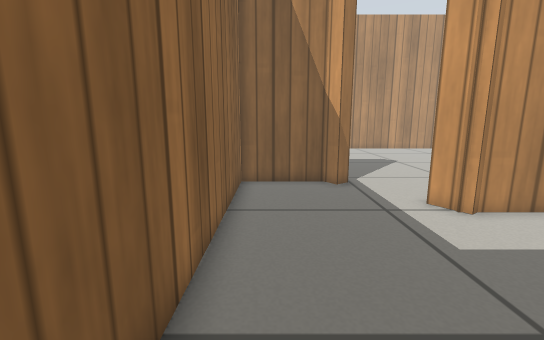
view 1 (above)

14 first-person views from a walk through a robot-simulator world made for Gazebo. The camera is 0.53 m above the floor, tilts 10° down and sees 90° across. The floor is counted in squares, 0.2 m on a side. Each view is taken from the middle of a square. On the plan, view 1 faces up. The plan holds only what a view shows up to about 19 squares ahead; the rest is blank. Gazebo's built-in surfaces are drawn with simple patterns.

view 2
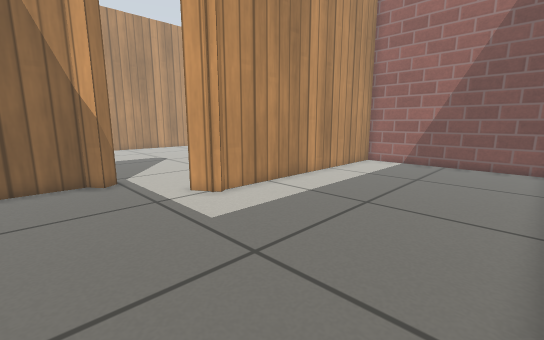

view 3
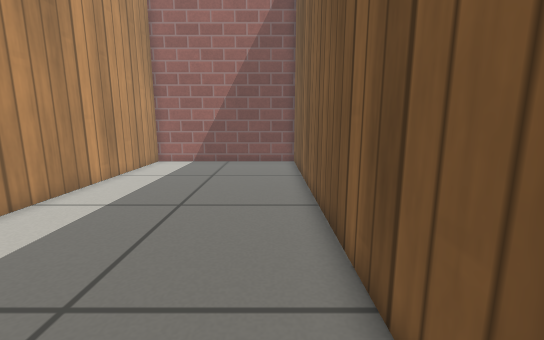

view 4
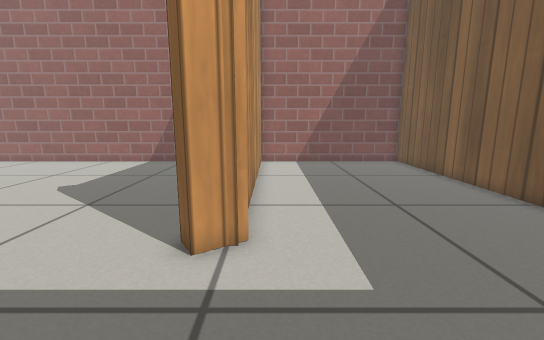

view 5
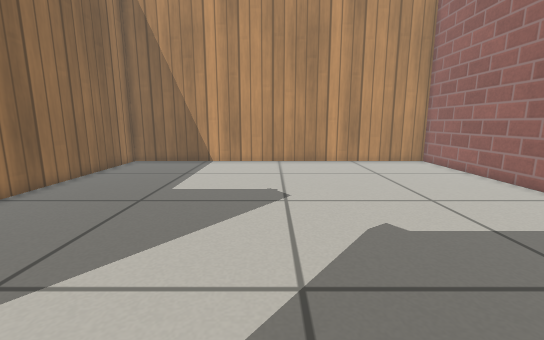

view 6
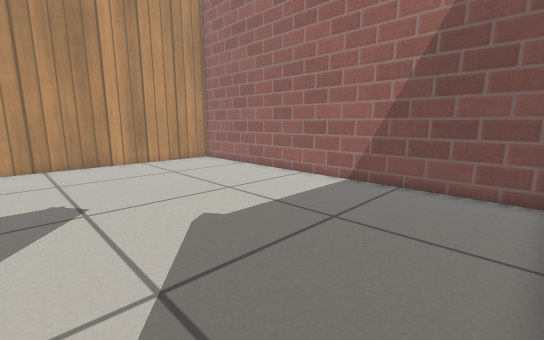

view 7
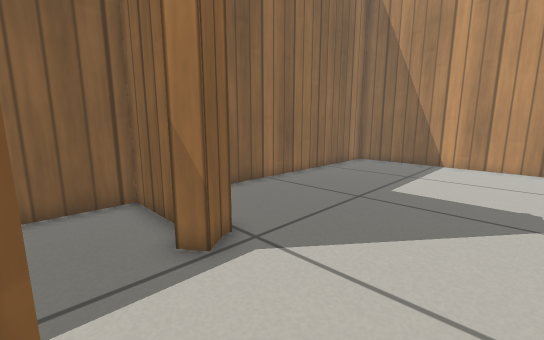

view 8
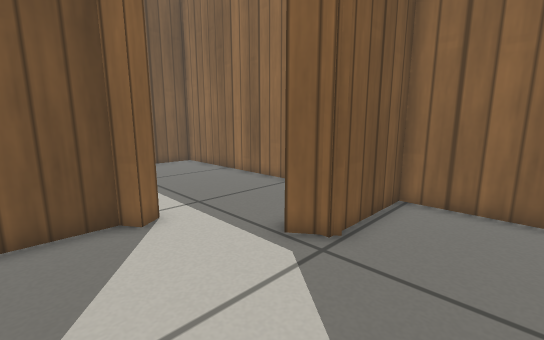

view 9
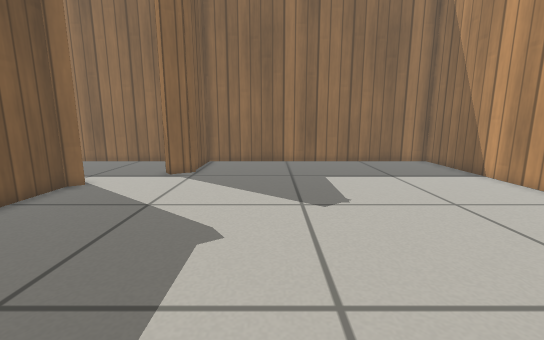

view 10
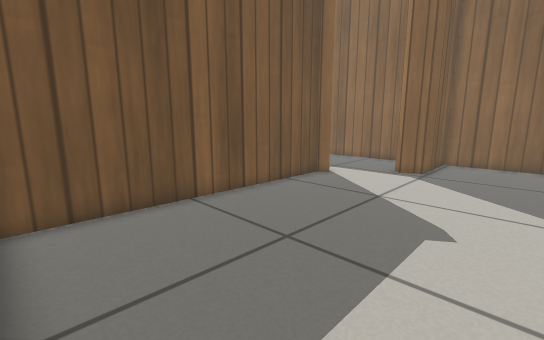

view 11
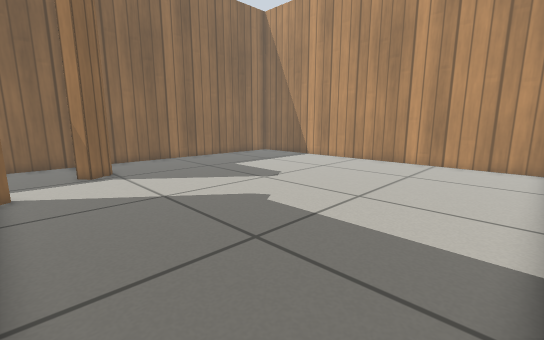

view 12
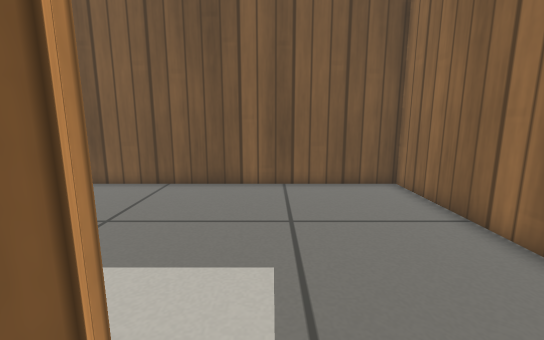

view 13
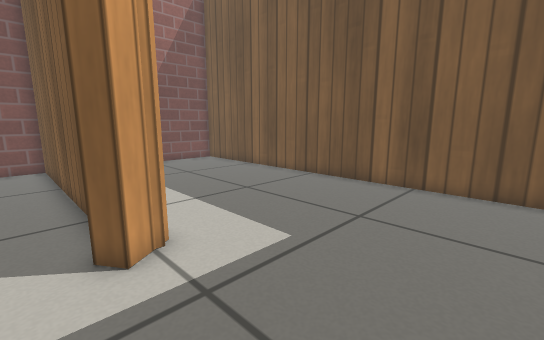

view 14
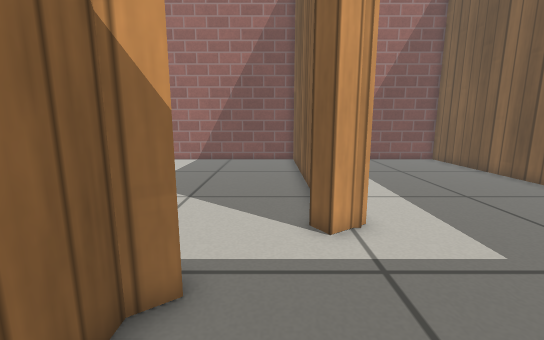

### Floor plan
Points are (right, up) in squares from view 1. A wall is a line through its corners. A room is listed if a view was taken in it or the views show most of it. See-through windows are left out.
Room 1 (views 1, 2, 3, 4, 13, 14)
walls: (5.6, 7.8) (5.1, 8.6) (5.7, 9); (2.8, 11.4) (2.3, 12) (-1.4, 12) (-1.4, -1.5) (18.4, -1.5) (18.4, 7.7) (6.1, 7.7) (5.7, 7.5)
ways out: opening at (4, 10.3) to room 2
Room 2 (views 5, 6, 7, 8, 9, 10, 11, 12)
walls: (2.7, 12.8) (3.4, 11.8) (2.8, 11.4); (5.7, 9) (6.1, 8.5) (18.4, 8.5) (18.4, 27.5) (-1.4, 27.5) (-1.4, 12.8) (2.9, 12.8) (2.9, 12.4)
ways out: opening at (4, 10.3) to room 1

Where each view was taken, in squares from view 1:
view 1: 0 up, 0 right, facing up
view 2: 1 down, 0 right, facing up-right
view 3: 0 up, 0 right, facing right
view 4: 7 up, 0 right, facing right
view 5: 9 up, 8 right, facing up
view 6: 9 up, 7 right, facing up-right
view 7: 9 up, 8 right, facing up-left
view 8: 16 up, 8 right, facing down-left
view 9: 17 up, 17 right, facing left
view 10: 17 up, 18 right, facing down-left
view 11: 9 up, 18 right, facing up-left
view 12: 10 up, 4 right, facing down
view 13: 10 up, 0 right, facing down-right
view 14: 10 up, 1 left, facing right
